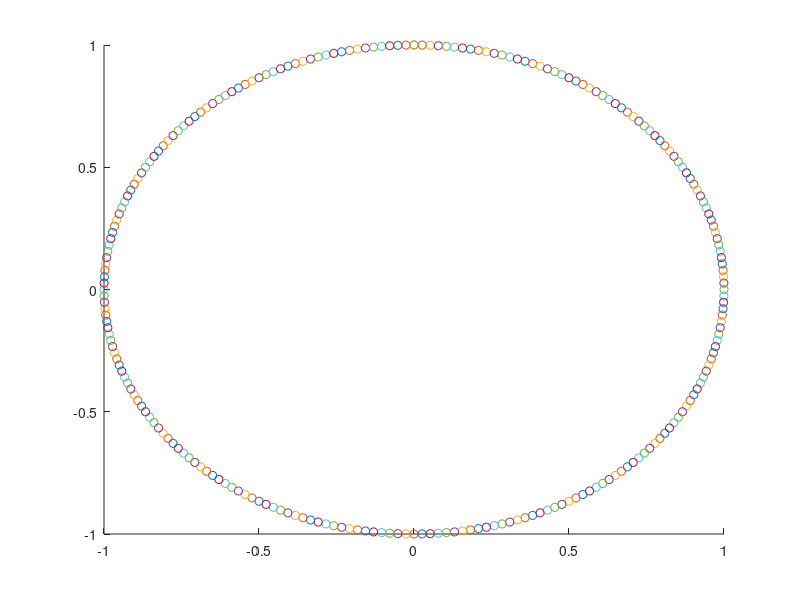

Reproduce this figure in MATLAB.
% Circular path for cartesian control 
r = 300; % millimeter

t = 12;% total time for one circle path in second
f= 1/t;

omega = 2*pi*f;

tvec = 0:0.05:12;
xpoints = sin(omega*tvec);
ypoints = cos(omega*tvec);
close all
hold on
for ii = 1:size(tvec,2)
    plot(xpoints(ii),ypoints(ii),'o');
    pause(0.05);
end